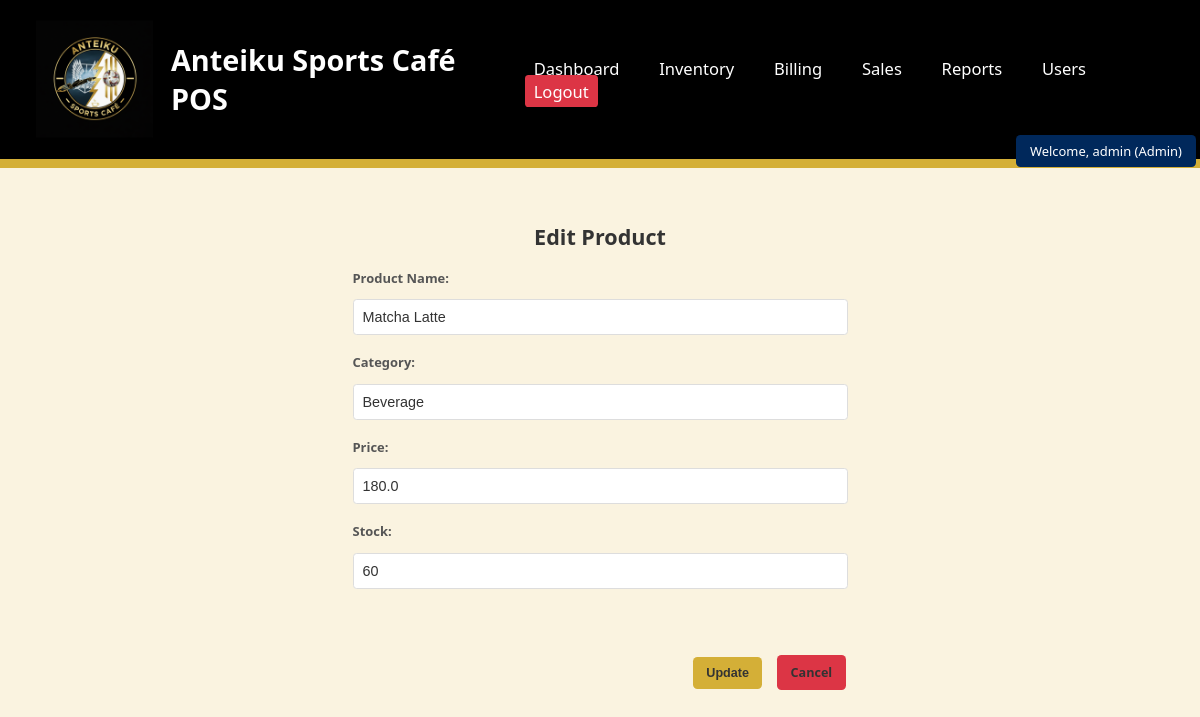
Page /edit_product/1 (signed in) on the committed database.
### tables this page shows
CREATE TABLE products (
        id INTEGER PRIMARY KEY AUTOINCREMENT,
        name TEXT NOT NULL,
        category TEXT,
        price REAL NOT NULL,
        stock INTEGER NOT NULL,
        created_on TEXT DEFAULT CURRENT_TIMESTAMP
    );

### app.py (the view, shortened to what this page needs)
@app.route('/edit_product/<int:id>', methods=['GET', 'POST'])
@admin_required
def edit_product(id):
    conn = get_db()
    cursor = conn.cursor()
    cursor.execute("SELECT * FROM products WHERE id = ?", (id,))
    product = cursor.fetchone()
    if not product:
        flash('Product not found.', 'danger')
        return redirect(url_for('inventory'))
    return render_template('edit_product.html', product=product)

### app.py (called while the page is built)
def get_db():
    if 'db' not in g:
        g.db = sqlite3.connect(DB_NAME)
        g.db.row_factory = sqlite3.Row
    return g.db

def admin_required(f):
    @wraps(f)
    def decorated_function(*args, **kwargs):
        if 'role' not in session or session['role'] != 'admin':
            flash('Access denied: You must be an admin to view this page.', 'danger')
            return redirect(url_for('dashboard'))
        return f(*args, **kwargs)
    return decorated_function

### templates/edit_product.html
{% extends "layout.html" %}
{% block content %}
<div class="form-container standard-form" style="max-width: 550px; margin: 40px auto;">
    <h2 style="text-align: center; margin-bottom: 20px;">Edit Product</h2>
    <form method="POST">
        <div class="form-group">
            <label for="name">Product Name:</label>
            <input type="text" id="name" name="name" value="{{ product[1] }}" required>
        </div>
        <div class="form-group">
            <label for="category">Category:</label>
            <input type="text" id="category" name="category" value="{{ product[2] }}" required>
        </div>
        <div class="form-group">
            <label for="price">Price:</label>
            <input type="number" id="price" name="price" value="{{ product[3] }}" step="0.01" required>
        </div>
        <div class="form-group">
            <label for="stock">Stock:</label>
            <input type="number" id="stock" name="stock" value="{{ product[4] }}" required>
        </div>
        <br>
        <div class="form-actions">
            <button type="submit" class="action-button">Update</button>
            <a href="{{ url_for('inventory') }}" class="action-button delete">Cancel</a>
        </div>
    </form>
</div>
{% endblock %}

### static/css/style.css (style rules this page uses)
:root { --bg-color: #FAF3E0; --nav-bg: #000000; --text-color:#333333; --nav-hover: #D4AF37; --input-bg: #FFFFFF; --input-border: #dddddd; --flash-success: #81C784; --flash-danger: #E57373; --flash-info: #64B5F6; --flash-warning: #FFD54F; }
body { margin: 0; font-family: 'Segoe UI', sans-serif; background-color: var(--bg-color); color: var(--text-color); }
body:not(.login-page) { zoom: 90%; }
.form-group { margin-bottom: 20px; }
form input, select { padding: 8px; margin: 6px 0; width: 100%; box-sizing: border-box; background: var(--input-bg); color: var(--text-color); border: 1px solid var(--input-border); border-radius: 4px; font-size: 1em; }
button, .action-button, .btn-green { display: inline-block; padding: 10px 15px; margin: 2px; font-size: 14px; font-weight: 600; text-decoration: none; border: none; border-radius: 5px; cursor: pointer; transition: opacity 0.2s; text-align: center; }
button, .action-button, .btn-green, #add-to-cart-btn, .checkout-button { background-color: var(--nav-hover); color: var(--brand-black); }
.action-button.delete, .logout-btn { background-color: #dc3545; color: var(--brand-white); }
.form-group { display: flex; flex-direction: column; }
.form-group label { margin-bottom: 5px; font-size: 0.9em; color: #ccc; }
.standard-form .form-group { margin-bottom: 20px; }
.standard-form .form-group label { display: block; margin-bottom: 8px; }
.standard-form input[type="text"], .standard-form input[type="password"], .standard-form input[type="number"], .standard-form select { width: 100%; box-sizing: border-box; padding: 10px; margin-bottom: 0; background-color: var(--input-bg); border: 1px solid var(--input-border); color: var(--text-color); border-radius: 4px; font-size: 1em; }
.standard-form .form-actions { margin-top: 30px; text-align: right; }
.standard-form .form-actions .action-button { margin-left: 10px; }
.form-inline label, .standard-form label, .report-filter-form label { color: #555555; font-weight: 600; }

### rows in the picture
products: name "Matcha Latte", category "Beverage", price "180.0", stock "60"

### other values in the picture
{{ session.username }} "admin"
{{ session.role|capitalize }} "Admin"
